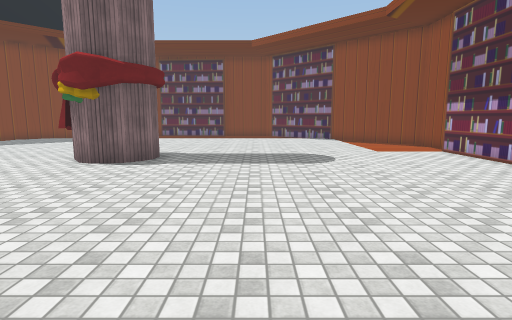
view 1 (above)

16 first-person views from a walk through a 3-D level made in the Unity game engine. The camera is 1.4 m above the floor, tilts 8° down and sees 80° across. The floor is counted in squares, 1 m on a side. Each view is taken from the middle of a square. On the plan, view 1 faces up. The plan holds only what a view shows up to about 14 squares ahead; the rest is blank. The place goes on beyond the plan. Some surface patterns are stand-ins.

view 2
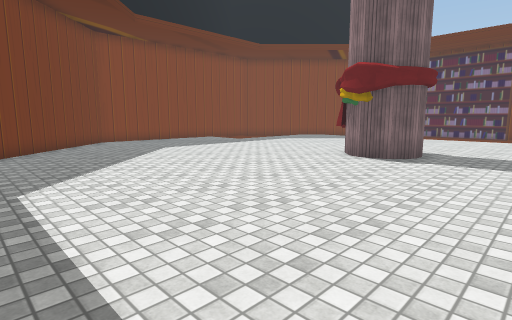

view 3
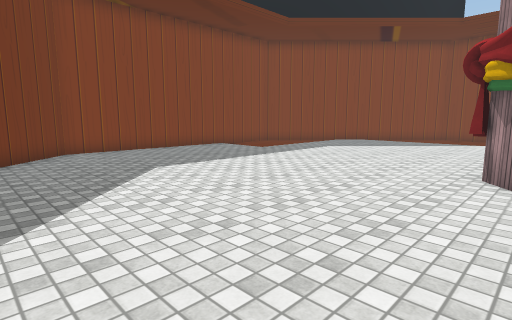

view 4
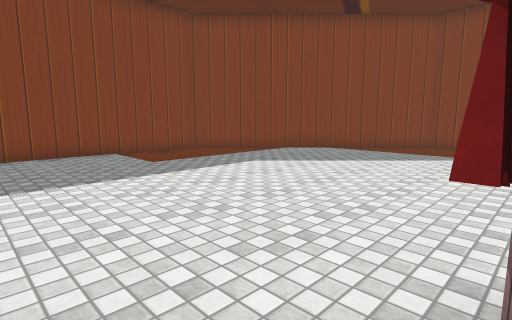

view 5
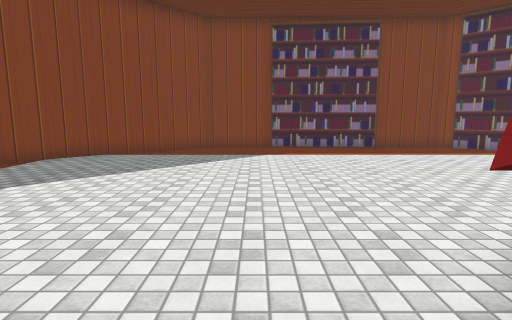

view 6
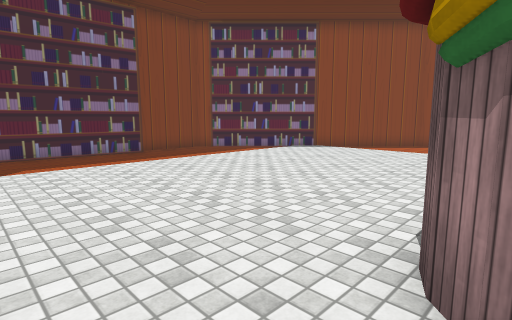

view 7
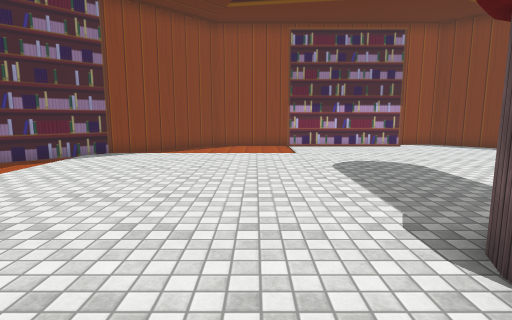

view 8
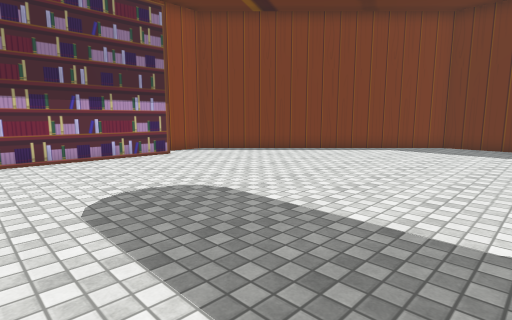

view 9
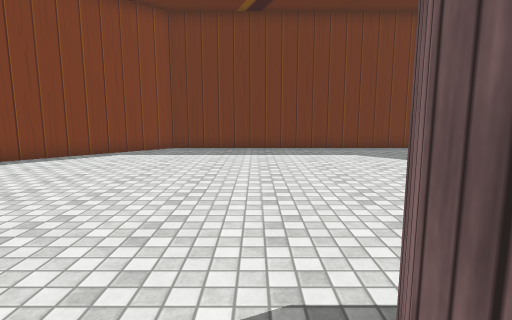

view 10
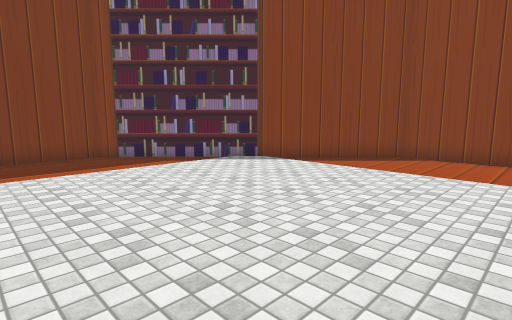

view 11
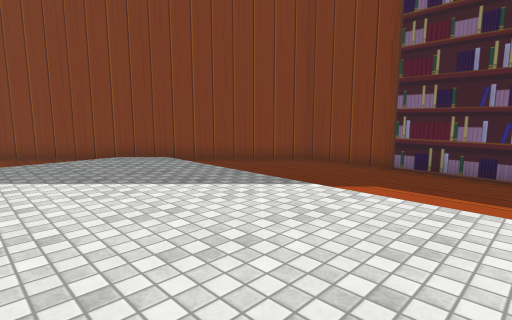

view 12
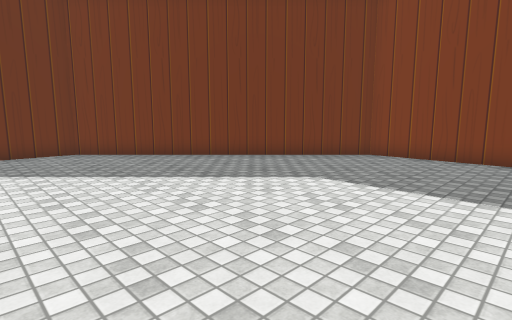

view 13
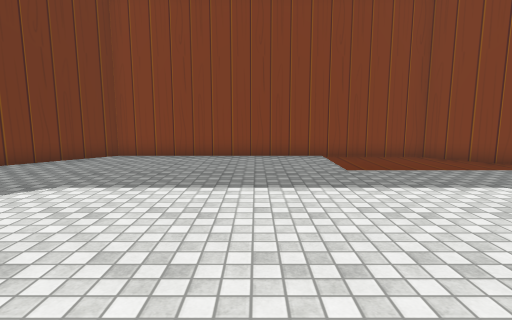

view 14
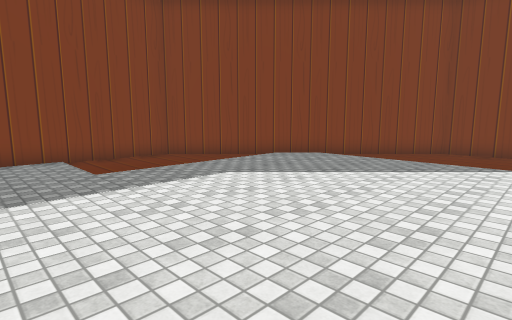

view 15
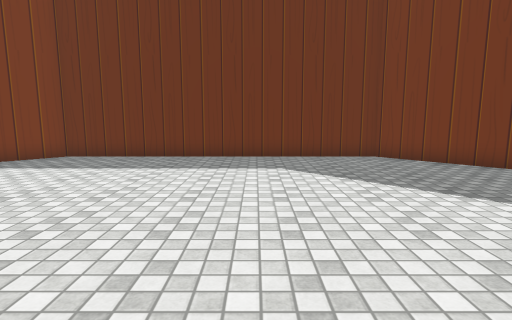

view 16
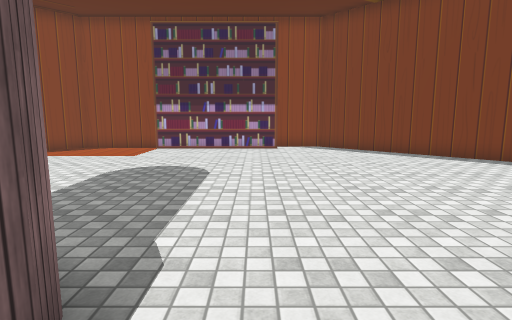

### Floor plan
Points are (right, up) in squares from view 1. A wall is a line through its corners. A room is listed if a view was taken in it or the views show most of it. See-through windows are left out.
Room 1 (views 1, 2, 3, 4, 5, 6, 7, 8, 9, 10, 11, 12, 13, 14, 15, 16)
walls: (-5.9, 11.2) (-5.5, 11.6) (-5, 11.8); (-4.5, 11.8) (-4, 11.6); (-5, 9.2) (-5.5, 9.4); (-4, 9.4) (-4.5, 9.2) (-5.4, 9.2) (-6.2, 10.3); (-2.2, 23.3) (-7.4, 23.7); (-7.4, 23.8) (-10.3, 23.8) (-18.1, 16) (-18.1, 5) (-10.3, -2.8) (0.8, -2.8) (8.6, 5) (8.6, 6.6); (7.6, 7) (7.6, 12.5); (8.6, 12.9) (8.6, 16) (0.8, 23.8) (-2.1, 23.8)
objects: other object (-5, 10) to (-4, 11)

Positions as (right, up) in squares from view 1, and headings:
1: (0, 0), facing up
2: (0, -1), facing up-left
3: (-5, 2), facing up-left
4: (-6, 8), facing up-left
5: (-8, 9), facing up
6: (-8, 11), facing up-right
7: (-7, 14), facing right
8: (-3, 13), facing down-right
9: (-3, 11), facing down
10: (-3, 12), facing up-right
11: (-4, 15), facing up-left
12: (-7, 10), facing down-left
13: (-7, 10), facing left
14: (-7, 10), facing up-left
15: (-6, 8), facing down
16: (-6, 8), facing right
